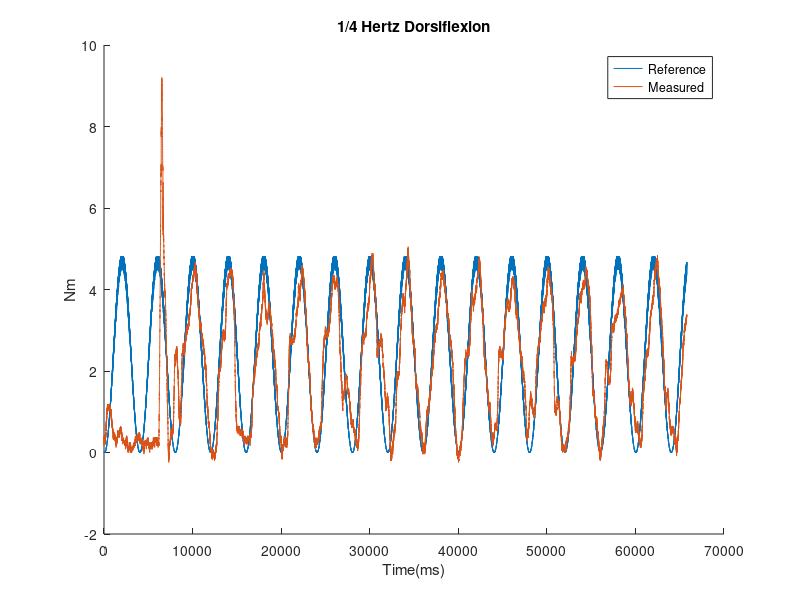
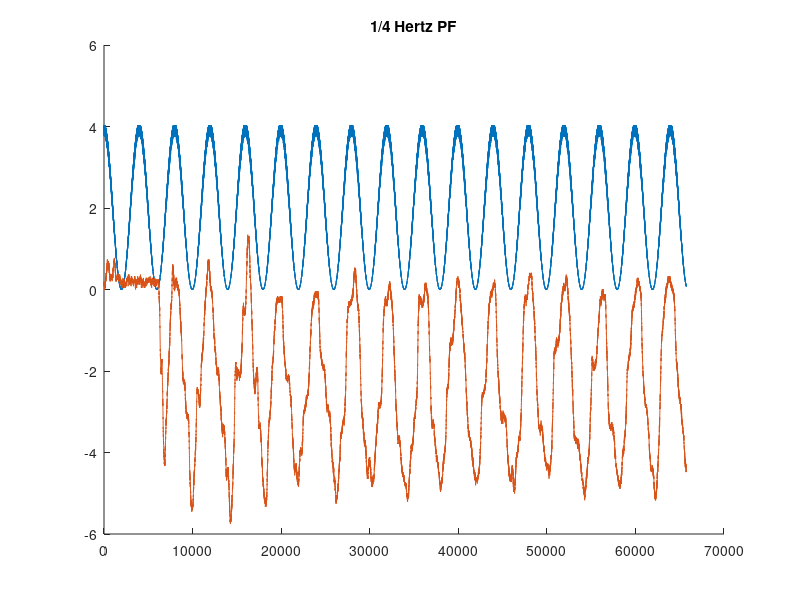
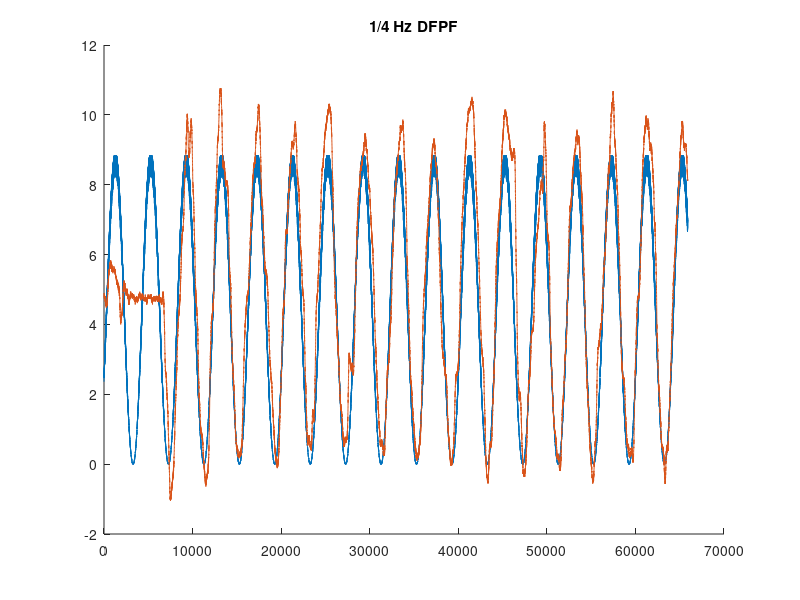

The MATLAB script that drew these images, in order:
%% Patient 7 -- 1/4 Hz, initial data loading

clear;
clc;

P7mvcDF = load('Patient7_MVC_DF.txt'); % Loading Pat7 MVC DF data
P7mvcPF = load('Patient7_MVC_PF.txt'); % Loading Pat 7 MVC PF data

P7quarterDF = load('PatNo7_VR_AnklePosNeutral_DF_0-25Hz.txt'); % patient-hz-DF or PF
P7quarterPF = load('PatNo7_VR_AnklePosNeutral_PF_0-25Hz.txt');
P7quarterDFPF = load('PatNo7_VR_AnklePosNeutral_DFPF_0-25Hz.txt');

%% Calling reference and measured vectors

mvcDF_measured = P7mvcDF(:,1); % calling DF MVC data for Pat7
mvcPF_measured = P7mvcPF(:,1); % calling PF MVC data for Pat8

P7quarterDF_m = P7quarterDF(:,1); % column 1 is measured
P7quarterDF_ref = P7quarterDF(:,2); % column 2 is reference
P7quarterPF_m = P7quarterPF(:,1);
P7quarterPF_ref = P7quarterPF(:,2);
P7quarterDFPF_m = P7quarterDFPF(:,1);
P7quarterDFPF_ref = P7quarterDFPF(:,2);

%% Determining zero level

zerolvlquartDF = min(P7quarterDF_m(1:4500));
P7quarterDF_m = P7quarterDF_m - zerolvlquartDF;

zerolvlquartPF = min(P7quarterPF_m(1:4500));
P7quarterPF_m = P7quarterPF_m - zerolvlquartPF;

zerolvlquartDFPF = min(P7quarterDFPF_m(1:4500));
P7quarterDFPF_m = P7quarterDFPF_m - zerolvlquartDFPF;

%% Zero level DF

zerolevel1DF = round(mean(mvcDF_measured(1:4500)));
mvcDF1 = max(mvcDF_measured(5500:9500)) - zerolevel1DF;
zerolevel2DF = round(mean(mvcDF_measured(10500:24500)));
mvcDF2 = max(mvcDF_measured(25500:29500)) - zerolevel2DF;
zerolevel3DF = round(mean(mvcDF_measured(30500:44500)));
mvcDF3 = max(mvcDF_measured(45550:end)) - zerolevel3DF;

%% Zero level PF

zerolevel1PF = round(mean(mvcPF_measured(1:4500)));
mvcPF1 = min(mvcPF_measured(5500:9500)) - zerolevel1PF;
zerolevel2PF = round(mean(mvcPF_measured(10500:24500)));
mvcPF2 = min(mvcPF_measured(25500:29500)) - zerolevel2PF;
zerolevel3PF = round(mean(mvcPF_measured(30500:44500)));
mvcPF3 = min(mvcPF_measured(45550:end)) - zerolevel3PF;

%% Zero level DFPF


%% Plotting

serial2lbs_bipolar = 125/2048;
lbs2NmAt15cm = 4.448*.15;

mvcDF_serial = max([mvcDF1, mvcDF2, mvcDF3]);
mvcDF_Nm = abs(mvcDF_serial)*serial2lbs_bipolar*lbs2NmAt15cm;

mvcPF_serial = min([mvcPF1, mvcPF2, mvcPF3]);
mvcPF_Nm = abs(mvcPF_serial)*serial2lbs_bipolar*lbs2NmAt15cm;

mvcDFPF_serial = (mvcDF_serial+abs(mvcPF_serial))/2;
mvcDFPF_Nm = abs(mvcDFPF_serial)*serial2lbs_bipolar*lbs2NmAt15cm;

refsigserial2NmDF = mvcDF_Nm/4096*0.2;
refsigserial2NmPF = mvcPF_Nm/4096*0.2;
refsigserial2NmDFPF = mvcDFPF_Nm/2048*0.2;

clear figures;
figure(1)
title('1/4 Hertz Dorsiflexion');
hold on;
plot(P7quarterDF_ref*refsigserial2NmDF);
plot(P7quarterDF_m*serial2lbs_bipolar*lbs2NmAt15cm);
xlabel('Time(ms)');
ylabel('Nm');
legend('Reference','Measured');
hold off;

figure(2)
title('1/4 Hertz PF');
hold on;
plot(P7quarterPF_ref*refsigserial2NmPF);
plot(P7quarterPF_m*serial2lbs_bipolar*lbs2NmAt15cm); % plus 4 fudge factor??
hold off;

figure(3);
title('1/4 Hz DFPF');
hold on;
plot(P7quarterDFPF_ref*refsigserial2NmDFPF);
plot(P7quarterDFPF_m*serial2lbs_bipolar*lbs2NmAt15cm+4);
hold off;




